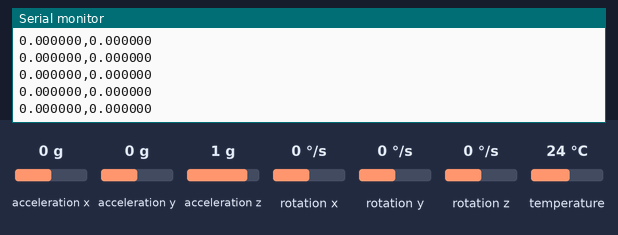
Simulated run of this sketch. Board: Arduino Uno, built with avr-gcc and run on an emulated ATmega328P. Parts: the last lines printed to the serial monitor. Inputs (shaded band) come from the test bench; at power-on: acceleration x 0 g, acceleration y 0 g, acceleration z 1 g, rotation x 0 °/s, rotation y 0 °/s, rotation z 0 °/s, temperature 24 °C.

Above: at 1.3 s.
1.4 s: acceleration x set to -1.4 g
At 1.43 s:
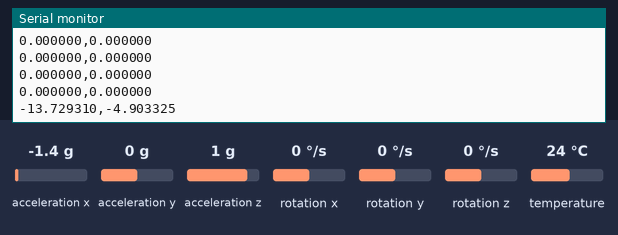
2.9 s: acceleration x set to -0.8 g
At 2.97 s:
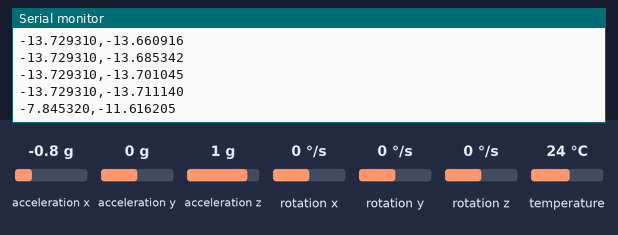
Timing chart, 0 to 5.9 s (numbered marks = the images above; inputs shaded):
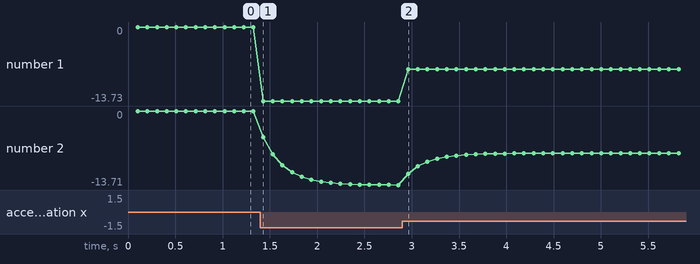

Measured:
- after the input at 1.4 s, the serial monitor: prints a new line at once (image 1)
- after the input at 2.9 s, the serial monitor: prints a new line after 0.06 s (image 2)
- plotted number 1: 0 → -13.73 after the input at 1.4 s, -13.73 → -7.85 after the input at 2.9 s
- plotted number 2: 0 → -13.71 after the input at 1.4 s, -13.71 → -7.85 after the input at 2.9 s

The sketch:

Kalman_Filter.ino
```cpp
#include <Adafruit_MPU6050.h>
#include <Adafruit_Sensor.h>
#include <Wire.h>

Adafruit_MPU6050 mpu;

float acc_value = 0.0;
float kalman_value = 0.0;
float kalman_old = 0.0;
float cov_old = 0.0;

void setup(void) {
  Serial.begin(115200);

  // Try to initialize!
  if (!mpu.begin()) {
    Serial.println("Failed to find MPU6050 chip");
    while (1);
  }
  // Serial.println("MPU6050 Found!");

  mpu.setAccelerometerRange(MPU6050_RANGE_8_G);

  mpu.setFilterBandwidth(MPU6050_BAND_21_HZ);

  delay(100);
}
long unsigned int timer = 0;
void loop() {

  if (millis() - timer >= 100) {
    sensors_event_t a, g, temp;
    mpu.getEvent(&a, &g, &temp);
    acc_value = a.acceleration.x;
    kalman_value = kalman_filter(acc_value);

    timer = millis();
    Serial.print(acc_value, 6); Serial.print(","); Serial.println(kalman_value, 6);
  }


}

float kalman_filter (float input)
{

  float kalman_new = kalman_old; // eski değer alınır
  float cov_new = cov_old + 0.50; //yeni kovaryans değeri belirlenir. Q=0.50 alınmıştır

  float kalman_gain = cov_new / (cov_new + 0.9); //kalman kazancı hesaplanır. R=0.9 alınmıştır
  float kalman_calculated = kalman_new + (kalman_gain * (input - kalman_new)); //kalman değeri hesaplanır

  cov_new = (1 - kalman_gain) * cov_old; //yeni kovaryans değeri hesaplanır
  cov_old = cov_new; //yeni değerler bir sonraki döngüde kullanılmak üzere kaydedilir

  kalman_old = kalman_calculated;

  return kalman_calculated; //hesaplanan kalman değeri çıktı olarak verilir
}
```
